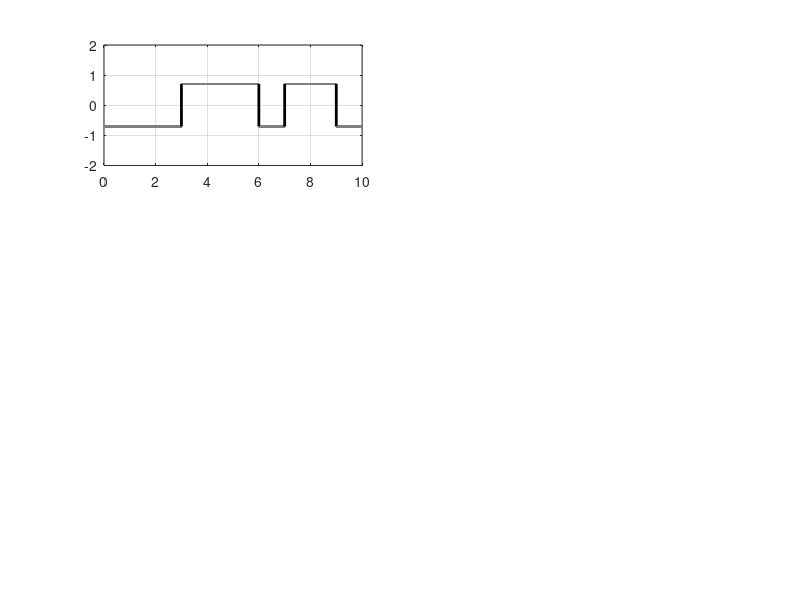

Write MATLAB code to recreate this figure. (Note: this script raises an error after producing the figure.)
clc
clear all
close all

freqAmostragem = 10000;
nPeriodos = 10;
tempoSimbolo_T = 1;
fc = 5.5 / tempoSimbolo_T;
numBits_k = 2;
numSinais_M = 2^( numBits_k );
indicesAmplitudes_i = randi( numSinais_M, nPeriodos, 1 );
amplitude_Pulso = 1;
energiaPulso_Eg = tempoSimbolo_T * amplitude_Pulso;
energiaSinal_Es = energiaPulso_Eg / 2;

eixoTemporal = 0:( 1/freqAmostragem ): ( nPeriodos * tempoSimbolo_T ) - ( 1/freqAmostragem );
pulso_g = amplitude_Pulso * ones( freqAmostragem, 1 );
sinalPSK_BBI =  zeros( nPeriodos * freqAmostragem, 1 );
sinalPSK_BBQ =  zeros( nPeriodos * freqAmostragem, 1 );
fase = zeros( nPeriodos, 1 );
faseVec = zeros( nPeriodos * freqAmostragem, 1 );

for iPeriodo = 1 : nPeriodos
    
    fase( iPeriodo ) = ( ( 2 * indicesAmplitudes_i( iPeriodo ) - 1 ) * pi ) / numSinais_M;
    indiceNoPeriodo = ( iPeriodo - 1 ) * freqAmostragem + 1 : ( iPeriodo ) * freqAmostragem; 
    sinalPSK_BBI( indiceNoPeriodo ) = sqrt( ( 2 * energiaSinal_Es ) / energiaPulso_Eg ) *...
        pulso_g * cos( fase( iPeriodo ) );
    sinalPSK_BBQ( indiceNoPeriodo ) = sqrt( ( 2 * energiaSinal_Es ) / energiaPulso_Eg ) *...
        pulso_g * sin( fase( iPeriodo ) );    
    faseVec( indiceNoPeriodo ) = ones( freqAmostragem, 1 ) * fase( iPeriodo );
end

subplot( 3, 2, 1 );
plot( eixoTemporal, sinalPSK_BBI, 'Color', 'k', 'Linewidth', 2 );
ylim( [-2 * amplitude_Pulso, 2 * amplitude_Pulso ] );
grid on

propriedadesEixo = gca;
eixoAmplitude = sort( sqrt( ( 2 * energiaSinal_Es ) / energiaPulso_Eg ) * energiaPulso_Eg * ...
    cos( ( ( 2 * ( 1 : numSinais_M ) - 1 ) * pi ) / numSinais_M ) );
propriedadesEixo.XTick = 0 : nPeriodos;
propriedadesEixo.XTickLabel = { strcat( num2str( propriedadesEixo.XTick' ), 'T' ) };
propriedadesEixo.XTickLabel( 1 ) = { num2str( 0 ) };
propriedadesEixo.TickLabelInterpreter = 'Latex';
propriedadesEixo.FontSize = 12;

for iPeriodo = 1 : nPeriodos
    
    text(  tempoSimbolo_T * ( iPeriodo ) - 0.5 , 1.5 * amplitude_Pulso,...
        [ num2str( rad2deg( fase( iPeriodo ) ) ) '$^{\circ}$' ], 'Interpreter', 'Latex',...
        'HorizontalAlignment','center', 'FontSize', 10 );
    
end

xlabel( 'Tempo (s)', 'Interpreter', 'Latex', 'FontSize', 13 );
ylabel( 'Amplitude (V)', 'Interpreter', 'Latex', 'FontSize', 13 );
title( '$s_{I}(t)$', 'Interpreter', 'Latex', 'FontSize', 13 );

subplot( 3, 2, 2 );
plot( eixoTemporal, sinalPSK_BBQ, 'Color', 'k', 'Linewidth', 2 );
ylim( [-2 * amplitude_Pulso, 2 * amplitude_Pulso ] );
grid on

propriedadesEixo = gca;
propriedadesEixo.XTick = 0 : nPeriodos;
propriedadesEixo.XTickLabel = { strcat( num2str( propriedadesEixo.XTick' ), 'T' ) };
propriedadesEixo.XTickLabel( 1 ) = { num2str( 0 ) };
propriedadesEixo.TickLabelInterpreter = 'Latex';
propriedadesEixo.FontSize = 12;

for iPeriodo = 1 : nPeriodos
    
    text(  tempoSimbolo_T * ( iPeriodo ) - 0.5 , 1.5 * amplitude_Pulso,...
        [ num2str( rad2deg( fase( iPeriodo ) ) ) '$^{\circ}$' ], 'Interpreter', 'Latex',...
        'HorizontalAlignment','center', 'FontSize', 10 );
    
end

xlabel( 'Tempo (s)', 'Interpreter', 'Latex', 'FontSize', 13 );
ylabel( 'Amplitude (V)', 'Interpreter', 'Latex', 'FontSize', 13 );
title( '$s_{Q}(t)$', 'Interpreter', 'Latex', 'FontSize', 13 );

subplot(3,2,3);
plot( eixoTemporal, sqrt( sinalPSK_BBI.^2 + sinalPSK_BBQ.^2 ) , 'Color', 'k', 'Linewidth', 2 );
ylim( [-2 * amplitude_Pulso, 2 * amplitude_Pulso ] );
grid on;

propriedadesEixo = gca;
propriedadesEixo.XTick = 0 : nPeriodos;
propriedadesEixo.XTickLabel = { strcat( num2str( propriedadesEixo.XTick' ), 'T' ) };
propriedadesEixo.XTickLabel( 1 ) = { num2str( 0 ) };
propriedadesEixo.TickLabelInterpreter = 'Latex';
propriedadesEixo.FontSize = 12;

xlabel( 'Tempo (s)', 'Interpreter', 'Latex', 'FontSize', 13 );
ylabel( 'Amplitude (V)', 'Interpreter', 'Latex', 'FontSize', 13 );
title( '\textbf{Envolt{\''o}ria PSK}', 'Interpreter', 'Latex', 'FontSize', 13 );

subplot(3,2,4);
plot( eixoTemporal, rad2deg( faseVec ) , 'Color', 'k', 'Linewidth', 2 );
ylim( [ min( rad2deg( faseVec ) ) - 10, max( rad2deg( faseVec ) ) + 10 ] );
grid on;

propriedadesEixo = gca;
propriedadesEixo.XTick = 0 : nPeriodos;
propriedadesEixo.XTickLabel = { strcat( num2str( propriedadesEixo.XTick' ), 'T' ) };
propriedadesEixo.YTick = rad2deg( sort( unique( fase ) ) );
propriedadesEixo.YTickLabel = { strcat( num2str( rad2deg( sort( unique( fase ) ) ) ) ) };
propriedadesEixo.TickLabelInterpreter = 'Latex';
propriedadesEixo.FontSize = 12;

xlabel( 'Tempo (s)', 'Interpreter', 'Latex', 'FontSize', 13 );
ylabel( 'Fase ($^{\circ}$)', 'Interpreter', 'Latex', 'FontSize', 13 );
title( '\textbf{Fase PSK ($^{\circ}$})', 'Interpreter', 'Latex', 'FontSize', 13 );

subplot(3,2,[5,6]);
sinalPSK_PF = real( sqrt( sinalPSK_BBI.^2 + sinalPSK_BBQ.^2 )' .* ...
    exp( 1i * ( 2 * pi * fc * eixoTemporal + atan( sinalPSK_BBQ ./ sinalPSK_BBI )' ) ) );

plot( eixoTemporal, sinalPSK_PF, 'Color', 'k', 'Linewidth', 2 );
ylim( [ min( rad2deg( faseVec ) ) - 10, max( rad2deg( faseVec ) ) + 10 ] );
grid on;
ylim( [-2.5 * amplitude_Pulso, 2.5 * amplitude_Pulso ] );

propriedadesEixo = gca;
propriedadesEixo.XTick = 0 : nPeriodos;
propriedadesEixo.XTickLabel = { strcat( num2str( propriedadesEixo.XTick' ), 'T' ) };
propriedadesEixo.XTickLabel( 1 ) = { num2str( 0 ) };
propriedadesEixo.TickLabelInterpreter = 'Latex';
propriedadesEixo.FontSize = 13;

codigoGray = bin2gray( ( 0 : numSinais_M - 1 )', 'psk', numSinais_M );
codigoGrayStr = num2str( dec2base( codigoGray, 2 ) );
for iPeriodo = 1 : nPeriodos

    text(  tempoSimbolo_T * ( iPeriodo ) - 0.5 , 1.6 * amplitude_Pulso,...
        [ num2str( rad2deg( fase( iPeriodo ) ) ) '$^{\circ}$' char(10) ...
          '(' codigoGrayStr( indicesAmplitudes_i( iPeriodo ),: ) ')'], 'Interpreter', 'Latex',...
        'HorizontalAlignment','center', 'FontSize', 13 );
    
end

xlabel( 'Tempo (s)', 'Interpreter', 'Latex', 'FontSize', 13 );
ylabel( 'Amplitude (V)', 'Interpreter', 'Latex', 'FontSize', 13 );
title( '\textbf{Sinal PSK Passa Faixa} -- $M = 4$, $E_s = E_g / 2$', 'Interpreter', 'Latex', 'FontSize', 13 );